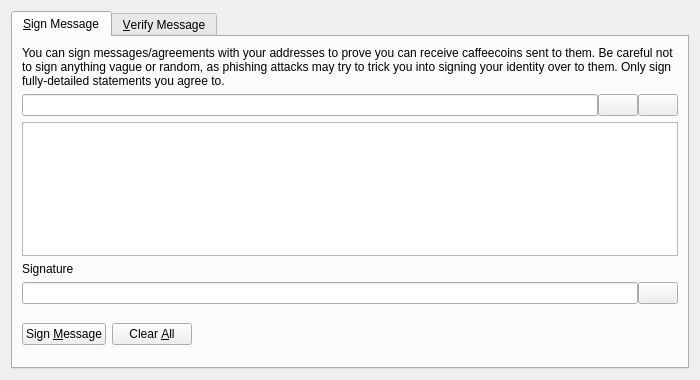
<?xml version="1.0" encoding="UTF-8"?>
<ui version="4.0">
 <class>SignVerifyMessageDialog</class>
 <widget class="QDialog" name="SignVerifyMessageDialog">
  <property name="geometry">
   <rect>
    <x>0</x>
    <y>0</y>
    <width>700</width>
    <height>380</height>
   </rect>
  </property>
  <property name="windowTitle">
   <string>Signatures - Sign / Verify a Message</string>
  </property>
  <property name="modal">
   <bool>true</bool>
  </property>
  <layout class="QVBoxLayout" name="verticalLayout">
   <item>
    <widget class="QTabWidget" name="tabWidget">
     <property name="currentIndex">
      <number>0</number>
     </property>
     <widget class="QWidget" name="tabSignMessage">
      <attribute name="title">
       <string>&amp;Sign Message</string>
      </attribute>
      <layout class="QVBoxLayout" name="verticalLayout_SM">
       <item>
        <widget class="QLabel" name="infoLabel_SM">
         <property name="text">
          <string>You can sign messages/agreements with your addresses to prove you can receive caffeecoins sent to them. Be careful not to sign anything vague or random, as phishing attacks may try to trick you into signing your identity over to them. Only sign fully-detailed statements you agree to.</string>
         </property>
         <property name="textFormat">
          <enum>Qt::PlainText</enum>
         </property>
         <property name="wordWrap">
          <bool>true</bool>
         </property>
        </widget>
       </item>
       <item>
        <layout class="QHBoxLayout" name="horizontalLayout_1_SM">
         <property name="spacing">
          <number>0</number>
         </property>
         <item>
          <widget class="QValidatedLineEdit" name="addressIn_SM">
           <property name="toolTip">
            <string>The Caffeecoin address to sign the message with</string>
           </property>
          </widget>
         </item>
         <item>
          <widget class="QPushButton" name="addressBookButton_SM">
           <property name="toolTip">
            <string>Choose previously used address</string>
           </property>
           <property name="text">
            <string/>
           </property>
           <property name="icon">
            <iconset resource="../bitcoin.qrc">
             <normaloff>:/icons/address-book</normaloff>:/icons/address-book</iconset>
           </property>
           <property name="shortcut">
            <string>Alt+A</string>
           </property>
           <property name="autoDefault">
            <bool>false</bool>
           </property>
          </widget>
         </item>
         <item>
          <widget class="QPushButton" name="pasteButton_SM">
           <property name="toolTip">
            <string>Paste address from clipboard</string>
           </property>
           <property name="text">
            <string/>
           </property>
           <property name="icon">
            <iconset resource="../bitcoin.qrc">
             <normaloff>:/icons/editpaste</normaloff>:/icons/editpaste</iconset>
           </property>
           <property name="shortcut">
            <string>Alt+P</string>
           </property>
           <property name="autoDefault">
            <bool>false</bool>
           </property>
          </widget>
         </item>
        </layout>
       </item>
       <item>
        <widget class="QPlainTextEdit" name="messageIn_SM">
         <property name="toolTip">
          <string>Enter the message you want to sign here</string>
         </property>
        </widget>
       </item>
       <item>
        <widget class="QLabel" name="signatureLabel_SM">
         <property name="text">
          <string>Signature</string>
         </property>
         <property name="textFormat">
          <enum>Qt::PlainText</enum>
         </property>
        </widget>
       </item>
       <item>
        <layout class="QHBoxLayout" name="horizontalLayout_2_SM">
         <property name="spacing">
          <number>0</number>
         </property>
         <item>
          <widget class="QLineEdit" name="signatureOut_SM">
           <property name="font">
            <font>
             <italic>true</italic>
            </font>
           </property>
           <property name="readOnly">
            <bool>true</bool>
           </property>
          </widget>
         </item>
         <item>
          <widget class="QPushButton" name="copySignatureButton_SM">
           <property name="toolTip">
            <string>Copy the current signature to the system clipboard</string>
           </property>
           <property name="text">
            <string/>
           </property>
           <property name="icon">
            <iconset resource="../bitcoin.qrc">
             <normaloff>:/icons/editcopy</normaloff>:/icons/editcopy</iconset>
           </property>
           <property name="autoDefault">
            <bool>false</bool>
           </property>
          </widget>
         </item>
        </layout>
       </item>
       <item>
        <layout class="QHBoxLayout" name="horizontalLayout_3_SM">
         <item>
          <widget class="QPushButton" name="signMessageButton_SM">
           <property name="toolTip">
            <string>Sign the message to prove you own this Caffeecoin address</string>
           </property>
           <property name="text">
            <string>Sign &amp;Message</string>
           </property>
           <property name="icon">
            <iconset resource="../bitcoin.qrc">
             <normaloff>:/icons/edit</normaloff>:/icons/edit</iconset>
           </property>
           <property name="autoDefault">
            <bool>false</bool>
           </property>
          </widget>
         </item>
         <item>
          <widget class="QPushButton" name="clearButton_SM">
           <property name="toolTip">
            <string>Reset all sign message fields</string>
           </property>
           <property name="text">
            <string>Clear &amp;All</string>
           </property>
           <property name="icon">
            <iconset resource="../bitcoin.qrc">
             <normaloff>:/icons/remove</normaloff>:/icons/remove</iconset>
           </property>
           <property name="autoDefault">
            <bool>false</bool>
           </property>
          </widget>
         </item>
         <item>
          <spacer name="horizontalSpacer_1_SM">
           <property name="orientation">
            <enum>Qt::Horizontal</enum>
           </property>
           <property name="sizeHint" stdset="0">
            <size>
             <width>40</width>
             <height>48</height>
            </size>
           </property>
          </spacer>
         </item>
         <item>
          <widget class="QLabel" name="statusLabel_SM">
           <property name="font">
            <font>
             <weight>75</weight>
             <bold>true</bold>
            </font>
           </property>
           <property name="text">
            <string/>
           </property>
           <property name="wordWrap">
            <bool>true</bool>
           </property>
          </widget>
         </item>
         <item>
          <spacer name="horizontalSpacer_2_SM">
           <property name="orientation">
            <enum>Qt::Horizontal</enum>
           </property>
           <property name="sizeHint" stdset="0">
            <size>
             <width>40</width>
             <height>48</height>
            </size>
           </property>
          </spacer>
         </item>
        </layout>
       </item>
      </layout>
     </widget>
     <widget class="QWidget" name="tabVerifyMessage">
      <attribute name="title">
       <string>&amp;Verify Message</string>
      </attribute>
      <layout class="QVBoxLayout" name="verticalLayout_VM">
       <item>
        <widget class="QLabel" name="infoLabel_VM">
         <property name="text">
          <string>Enter the receiver's address, message (ensure you copy line breaks, spaces, tabs, etc. exactly) and signature below to verify the message. Be careful not to read more into the signature than what is in the signed message itself, to avoid being tricked by a man-in-the-middle attack. Note that this only proves the signing party receives with the address, it cannot prove sendership of any transaction!</string>
         </property>
         <property name="textFormat">
          <enum>Qt::PlainText</enum>
         </property>
         <property name="alignment">
          <set>Qt::AlignLeading|Qt::AlignLeft|Qt::AlignTop</set>
         </property>
         <property name="wordWrap">
          <bool>true</bool>
         </property>
        </widget>
       </item>
       <item>
        <layout class="QHBoxLayout" name="horizontalLayout_1_VM">
         <property name="spacing">
          <number>0</number>
         </property>
         <item>
          <widget class="QValidatedLineEdit" name="addressIn_VM">
           <property name="toolTip">
            <string>The Caffeecoin address the message was signed with</string>
           </property>
          </widget>
         </item>
         <item>
          <widget class="QPushButton" name="addressBookButton_VM">
           <property name="toolTip">
            <string>Choose previously used address</string>
           </property>
           <property name="text">
            <string/>
           </property>
           <property name="icon">
            <iconset resource="../bitcoin.qrc">
             <normaloff>:/icons/address-book</normaloff>:/icons/address-book</iconset>
           </property>
           <property name="shortcut">
            <string>Alt+A</string>
           </property>
           <property name="autoDefault">
            <bool>false</bool>
           </property>
          </widget>
         </item>
        </layout>
       </item>
       <item>
        <widget class="QPlainTextEdit" name="messageIn_VM"/>
       </item>
       <item>
        <widget class="QValidatedLineEdit" name="signatureIn_VM"/>
       </item>
       <item>
        <layout class="QHBoxLayout" name="horizontalLayout_2_VM">
         <item>
          <widget class="QPushButton" name="verifyMessageButton_VM">
           <property name="toolTip">
            <string>Verify the message to ensure it was signed with the specified Caffeecoin address</string>
           </property>
           <property name="text">
            <string>Verify &amp;Message</string>
           </property>
           <property name="icon">
            <iconset resource="../bitcoin.qrc">
             <normaloff>:/icons/transaction_0</normaloff>:/icons/transaction_0</iconset>
           </property>
           <property name="autoDefault">
            <bool>false</bool>
           </property>
          </widget>
         </item>
         <item>
          <widget class="QPushButton" name="clearButton_VM">
           <property name="toolTip">
            <string>Reset all verify message fields</string>
           </property>
           <property name="text">
            <string>Clear &amp;All</string>
           </property>
           <property name="icon">
            <iconset resource="../bitcoin.qrc">
             <normaloff>:/icons/remove</normaloff>:/icons/remove</iconset>
           </property>
           <property name="autoDefault">
            <bool>false</bool>
           </property>
          </widget>
         </item>
         <item>
          <spacer name="horizontalSpacer_1_VM">
           <property name="orientation">
            <enum>Qt::Horizontal</enum>
           </property>
           <property name="sizeHint" stdset="0">
            <size>
             <width>40</width>
             <height>48</height>
            </size>
           </property>
          </spacer>
         </item>
         <item>
          <widget class="QLabel" name="statusLabel_VM">
           <property name="font">
            <font>
             <weight>75</weight>
             <bold>true</bold>
            </font>
           </property>
           <property name="text">
            <string/>
           </property>
           <property name="wordWrap">
            <bool>true</bool>
           </property>
          </widget>
         </item>
         <item>
          <spacer name="horizontalSpacer_2_VM">
           <property name="orientation">
            <enum>Qt::Horizontal</enum>
           </property>
           <property name="sizeHint" stdset="0">
            <size>
             <width>40</width>
             <height>48</height>
            </size>
           </property>
          </spacer>
         </item>
        </layout>
       </item>
      </layout>
     </widget>
    </widget>
   </item>
  </layout>
 </widget>
 <customwidgets>
  <customwidget>
   <class>QValidatedLineEdit</class>
   <extends>QLineEdit</extends>
   <header>qvalidatedlineedit.h</header>
  </customwidget>
 </customwidgets>
 <resources>
  <include location="../bitcoin.qrc"/>
 </resources>
 <connections/>
</ui>
